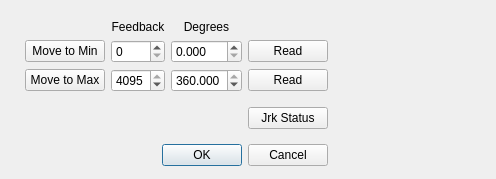
<?xml version="1.0" encoding="UTF-8"?>
<ui version="4.0">
 <class>JrkConfDialog</class>
 <widget class="QDialog" name="JrkConfDialog">
  <property name="geometry">
   <rect>
    <x>0</x>
    <y>0</y>
    <width>496</width>
    <height>179</height>
   </rect>
  </property>
  <property name="windowTitle">
   <string>Dialog</string>
  </property>
  <widget class="QWidget" name="layoutWidget">
   <property name="geometry">
    <rect>
     <x>10</x>
     <y>10</y>
     <width>485</width>
     <height>169</height>
    </rect>
   </property>
   <layout class="QGridLayout" name="mainLayout">
    <property name="sizeConstraint">
     <enum>QLayout::SetFixedSize</enum>
    </property>
    <property name="leftMargin">
     <number>15</number>
    </property>
    <property name="topMargin">
     <number>10</number>
    </property>
    <property name="rightMargin">
     <number>10</number>
    </property>
    <property name="bottomMargin">
     <number>10</number>
    </property>
    <item row="1" column="2">
     <widget class="QSpinBox" name="minFeedback">
      <property name="maximum">
       <number>4095</number>
      </property>
     </widget>
    </item>
    <item row="1" column="3">
     <widget class="QDoubleSpinBox" name="minDegrees">
      <property name="decimals">
       <number>3</number>
      </property>
      <property name="maximum">
       <double>360.000000000000000</double>
      </property>
     </widget>
    </item>
    <item row="1" column="4">
     <widget class="QPushButton" name="readMinFeedbackButton">
      <property name="text">
       <string>Read</string>
      </property>
     </widget>
    </item>
    <item row="2" column="2">
     <widget class="QSpinBox" name="maxFeedback">
      <property name="maximum">
       <number>4095</number>
      </property>
      <property name="value">
       <number>4095</number>
      </property>
     </widget>
    </item>
    <item row="2" column="3">
     <widget class="QDoubleSpinBox" name="maxDegrees">
      <property name="decimals">
       <number>3</number>
      </property>
      <property name="maximum">
       <double>360.000000000000000</double>
      </property>
      <property name="value">
       <double>360.000000000000000</double>
      </property>
     </widget>
    </item>
    <item row="2" column="4">
     <widget class="QPushButton" name="readMaxFeedbackButton">
      <property name="text">
       <string>Read</string>
      </property>
     </widget>
    </item>
    <item row="4" column="1" colspan="4">
     <widget class="QDialogButtonBox" name="buttonBox">
      <property name="orientation">
       <enum>Qt::Horizontal</enum>
      </property>
      <property name="standardButtons">
       <set>QDialogButtonBox::Cancel|QDialogButtonBox::Ok</set>
      </property>
     </widget>
    </item>
    <item row="3" column="3">
     <spacer name="verticalSpacer">
      <property name="orientation">
       <enum>Qt::Vertical</enum>
      </property>
      <property name="sizeHint" stdset="0">
       <size>
        <width>20</width>
        <height>40</height>
       </size>
      </property>
     </spacer>
    </item>
    <item row="3" column="4">
     <widget class="QPushButton" name="jrkStatusButton">
      <property name="text">
       <string>Jrk Status</string>
      </property>
     </widget>
    </item>
    <item row="0" column="2">
     <widget class="QLabel" name="label_7">
      <property name="text">
       <string>Feedback</string>
      </property>
      <property name="alignment">
       <set>Qt::AlignCenter</set>
      </property>
     </widget>
    </item>
    <item row="0" column="3">
     <widget class="QLabel" name="label_8">
      <property name="text">
       <string>Degrees</string>
      </property>
      <property name="alignment">
       <set>Qt::AlignCenter</set>
      </property>
     </widget>
    </item>
    <item row="1" column="1">
     <widget class="QPushButton" name="movetoMinBtn">
      <property name="text">
       <string>Move to Min</string>
      </property>
     </widget>
    </item>
    <item row="2" column="1">
     <widget class="QPushButton" name="movetoMaxBtn">
      <property name="text">
       <string>Move to Max</string>
      </property>
     </widget>
    </item>
   </layout>
  </widget>
 </widget>
 <resources/>
 <connections>
  <connection>
   <sender>buttonBox</sender>
   <signal>accepted()</signal>
   <receiver>JrkConfDialog</receiver>
   <slot>accept()</slot>
   <hints>
    <hint type="sourcelabel">
     <x>248</x>
     <y>254</y>
    </hint>
    <hint type="destinationlabel">
     <x>157</x>
     <y>274</y>
    </hint>
   </hints>
  </connection>
  <connection>
   <sender>buttonBox</sender>
   <signal>rejected()</signal>
   <receiver>JrkConfDialog</receiver>
   <slot>reject()</slot>
   <hints>
    <hint type="sourcelabel">
     <x>316</x>
     <y>260</y>
    </hint>
    <hint type="destinationlabel">
     <x>286</x>
     <y>274</y>
    </hint>
   </hints>
  </connection>
 </connections>
</ui>
